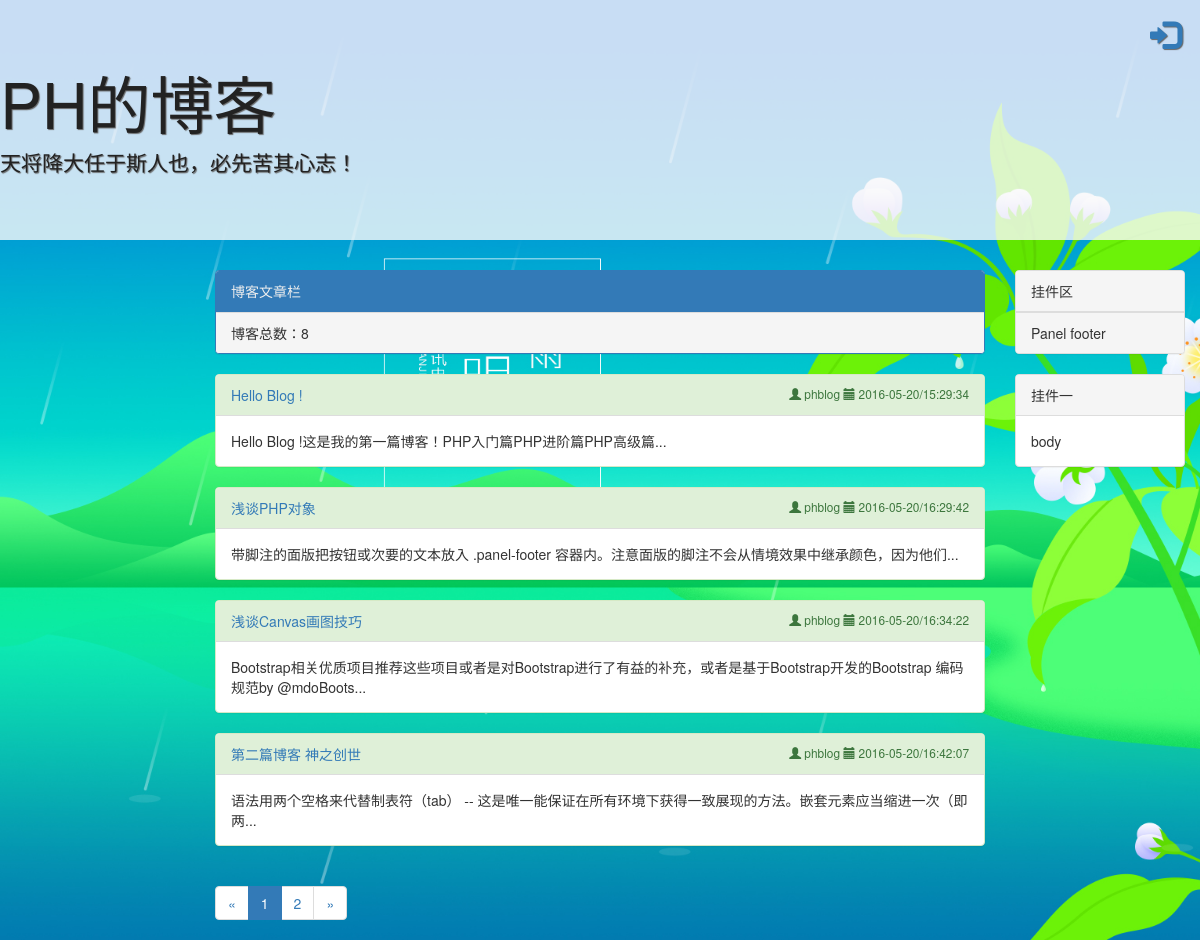
/index.php?page=1, run on the app's committed database.
### tables this page shows
CREATE TABLE `setting_conf` (
  `APP_NAME` varchar(255) NOT NULL DEFAULT '' COMMENT '博客名称',
  `ADM_LIMIT_ADMIN_LIST` tinyint(2) NOT NULL COMMENT '管理员管理分页限制',
  `ADM_LIMIT_ARTICLE_LIST` tinyint(2) NOT NULL COMMENT '文章管理分页限制',
  `USER_LIMIT_ARTICLE` tinyint(2) NOT NULL COMMENT '用户页文章分页限制'
);

CREATE TABLE `article` (
  `atid` int(10) unsigned NOT NULL AUTO_INCREMENT,
  `title` varchar(50) NOT NULL DEFAULT '',
  `author` varchar(30) NOT NULL DEFAULT '',
  `time` int(11) NOT NULL DEFAULT '0',
  `lasttime` int(11) NOT NULL DEFAULT '0',
  `content` mediumtext NOT NULL,
  PRIMARY KEY (`atid`)
);

### lib/mysql.class.php (called while the page is built, shortened)
<?php
class mysql
{
   public function __construct($host,$username,$pass,$dbname)
    {
        $this->mysql = new \mysqli($host,$username,$pass,$dbname);
    }
    public function get($query){
        $result = $this->mysql->query($query);
        return $result->fetch_all(MYSQLI_BOTH);
    }
}

### lib/mysql_blog.class.php (called while the page is built, shortened)
<?php
class mysql_blog extends mysql
{
    public function getConfigValueByName($sname){
        $result = $this->get("select `{$sname}` from `setting_conf`")[0];
        return $result[$sname];
    }
}

### index.php (the view, shortened to what this page needs)
<?php
include(ROOT_PATH."/lib/mysql.class.php");
include (ROOT_PATH."/lib/mysql_blog.class.php");
include (ROOT_PATH."/lib/pagesplit.class.php");
$mysql = new \ph\mysql\mysql_blog("localhost:3306","root","ph1996","blog");
$articles = $mysql->get("select * from `article`");
$limit = (int)$mysql->getConfigValueByName("USER_LIMIT_ARTICLE");
$total = count($articles);
$pagesplit = new \ph\mysql\pagesplit($total,$limit,"index.php");
if(isset($_GET['page'])){
    $page = (int)$_GET['page'];
}else{
    $page = 1;
    header("location: index.php?page=".$page);
}
$start = ($page-1)*$limit;
$articles = $mysql->get("select * from `article` limit {$start},{$limit}");
?>
<html>
<head>
    <?php include(PUBLIC_PATH."/header.php");?>
</head>
<body style="background-image: url('img/bg1.jpg');background-size: cover;background-repeat: no-repeat;">
    <div class="jumbotron" style="background-color:rgba(250,250,250,0.8);color: #222;text-shadow: 1px 1px 1px #666;">
        <h2><a class="pull-right" href="admin/index.php"><span class="glyphicon glyphicon-log-in" style="margin-top: -50px;margin-right: 20px;"></span></a></h2>
        <h1><?php echo $mysql->getConfigValueByName("APP_NAME");?></h1>
        <p>天将降大任于斯人也，必先苦其心志！</p>
    </div>
    <div class="col-md-2"></div>
    <div class="container col-md-8">
        <div class="panel panel-primary">
            <div class="panel-heading">
                <a href="index.php" style="color: #eee;">博客文章栏</a>
            </div>
            <div class="panel-footer">博客总数：<?php echo $total;?></div>
        </div>
        <?php
        foreach ($articles as $article) {
            echo "<div class='panel panel-success'>";
            echo "<div class='panel-heading  table-responsive'>";
            echo "<a href='blog.php?atid={$article['atid']}&&page={$page}'>{$article['title']}</a>";
            echo "<span class='pull-right small'><span class='glyphicon glyphicon-user'></span> ".$article['author']." <span class='auto-change'><span class='glyphicon glyphicon-calendar'></span> ".date("Y-m-d/H:i:s",$article['time'])."</span></span>";
            echo "</div>";
            echo "<div class='panel-body'>";
            echo substr(strip_tags($article['content']),0, 160)."...";
            echo "</div>";
            echo "</div>";
        }
        ?>
        <?php $pagesplit->create($page);?>
    </div>
    <div class="container col-md-2">
        <div class="panel panel-default">
            <div class="panel-heading">
                挂件区
            </div>
            <div class="panel-footer">Panel footer</div>
        </div>
        <div class="panel panel-default">
            <div class="panel-heading">
                挂件一
            </div>
            <div class="panel-body">
                body
            </div>
        </div>
    </div>
</body>
</html>

### public/header.php (shortened to what this page needs)
<link href="//cdn.bootcss.com/bootstrap/3.3.5/css/bootstrap.min.css" rel="stylesheet">

### lib/pagesplit.class.php (shortened to what this page needs)
<?php
class pagesplit
{
    public function __construct($total,$limit,$url)
    {
        $this->url = (string)$url;
        $this->pagecount = (int)ceil($total/$limit);
    }
    public function create($page=1)
    {
        $this->page = (int)$page;
?>
        <nav>
            <ul class="pagination">
                <li>
                    <a href="<?php $prev = $this->page-1;if($prev<1){$prev = 1;}echo $this->url."?page=".$prev;?>" aria-label="Previous">
                        <span aria-hidden="true">&laquo;</span>
                    </a>
                </li>
                <?php
                for($i = 1;$i<=$this->pagecount;$i++){
                    $class = "";
                    if($this->page == $i){
                        $class = "active";
                    }
                    echo "<li class='{$class}'><a href='{$this->url}?page={$i}'>{$i}</a></li>";
                }
                ?>
                <li>
                    <a href="<?php $next = $this->page+1;if($next>$this->pagecount){$next = $this->pagecount;}echo $this->url."?page=".$next;?>" aria-label="Next">
                        <span aria-hidden="true">&raquo;</span>
                    </a>
                </li>
            </ul>
        </nav>
<?php
    }
}
?>

### index.php (style rules this page uses)
@media only screen and (min-width: 401px) { span.auto-change { display: auto; } }

### data on the page
setting_conf: APP_NAME "PH的博客"
article: title "Hello Blog !", author "phblog", time "2016-05-20/15:29:34", content "Hello Blog !这是我的第一篇博客！PHP入门篇PHP进阶篇PHP高级篇"
article: title "浅谈PHP对象", author "phblog", time "2016-05-20/16:29:42", content "带脚注的面版把按钮或次要的文本放入 .panel-footer 容器内。注意面版的脚注不会从情境效果中继承颜色，因为他们"
article: title "浅谈Canvas画图技巧", author "phblog", time "2016-05-20/16:34:22", content "Bootstrap相关优质项目推荐这些项目或者是对Bootstrap进行了有益的补充，或者是基于Bootstrap开发的Bootstrap 编码规范by @mdoBoots"
article: title "第二篇博客 神之创世", author "phblog", time "2016-05-20/16:42:07", content "语法用两个空格来代替制表符（tab） -- 这是唯一能保证在所有环境下获得一致展现的方法。嵌套元素应当缩进一次（即两"

### other printed values
$total "8"
